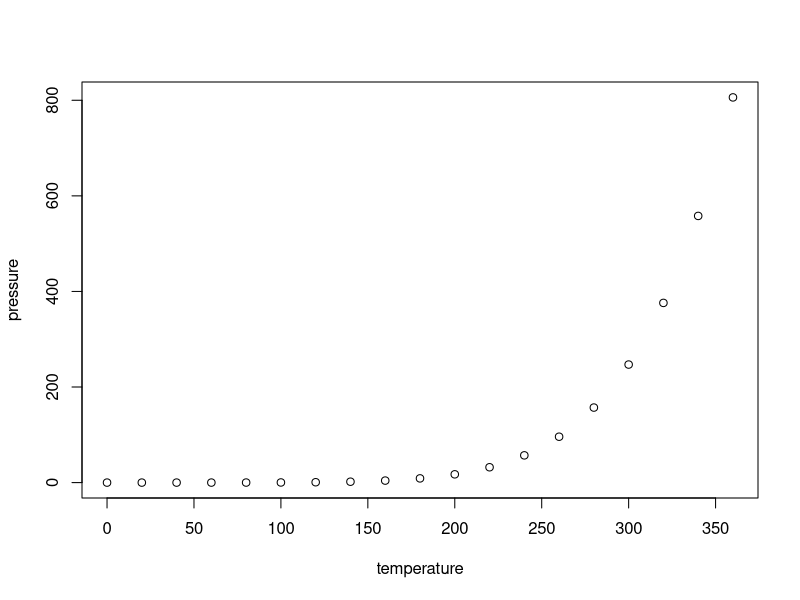
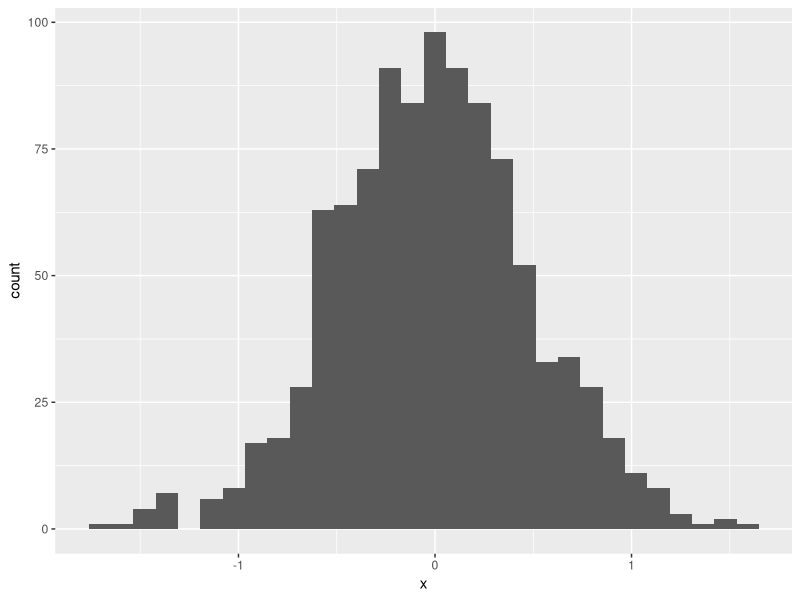
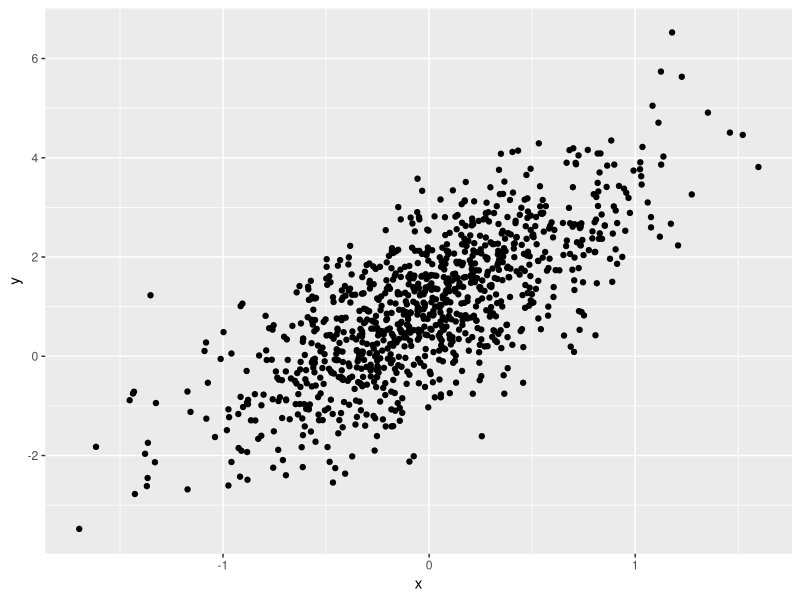

Write R code to recreate these figures, in order.
## ---- chunk 1
knitr::opts_chunk$set(echo = TRUE)
library(tidyverse)
## ---- chunk 2
summary(cars)
## ---- chunk 3
plot(pressure)
## ---- chunk 4
set.seed(1234)

plot_df = tibble(
  x = rnorm(1000, sd = .5),
  y = 1 + 2 * x + rnorm(1000)
)
## ---- chunk 5
ggplot(plot_df, aes(x = x)) + geom_histogram()
## ---- chunk 6
ggplot(plot_df, aes(x = x, y = y)) + geom_point()
